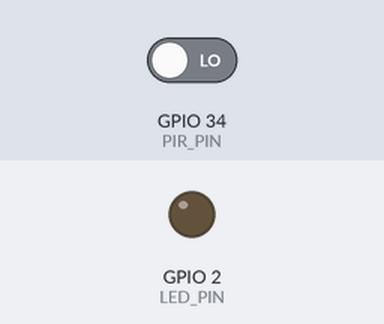
Recording of a sketch running on a simulated ESP32. Parts: output pins drawn as LEDs (lit = HIGH). Inputs (shaded band) come from the test bench; at power-on: GPIO 34 (PIR_PIN) LOW. WiFi joins after 1.5 s; servers stay silent unless stated; no MQTT or app messages arrive unless stated; what the sketch prints to the serial monitor is not drawn.

Above: at 2.7 s.
2.8 s: GPIO 34 (PIR_PIN) driven HIGH
At 6.3 s:
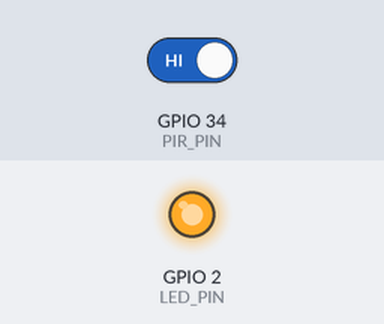
9.7 s: GPIO 34 (PIR_PIN) driven LOW
At 11.3 s:
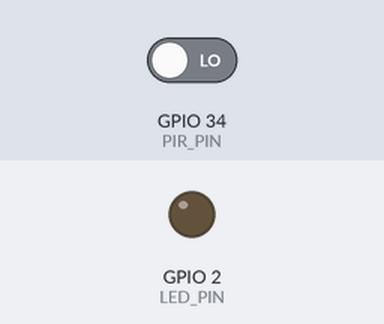
Timing chart, 0 to 12.8 s (numbered marks = the images above; inputs shaded):
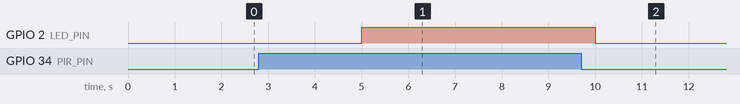

Measured:
- after the input at 2.8 s, GPIO 2 (LED_PIN): LOW → HIGH after 2.2 s
- after the input at 9.7 s, GPIO 2 (LED_PIN): HIGH → LOW after 0.30 s

The sketch:

ESP_PIR_Parada.ino
```cpp
#include <WiFi.h>
#include <PubSubClient.h>

// Pines
#define PIR_PIN 34   // Sensor PIR
#define LED_PIN 2    // LED

// Wi-Fi
const char* ssid = "Familia Monte";
const char* password = "Brasil@oi23";

// MQTT Broker
const char* mqtt_server = "192.168.100.43";
const int mqtt_port = 1883;
const char* mqtt_topic = "busStop/lightDetection";

WiFiClient espClient;
PubSubClient client(espClient);

const int busStopId = 4;

// Controle de tempo
unsigned long ultimoTeste = 0;
const unsigned long intervalo = 5000; // 15 segundos

void setup() {
  Serial.begin(115200);

  pinMode(PIR_PIN, INPUT);
  pinMode(LED_PIN, OUTPUT);

  conectarWiFi();

  client.setServer(mqtt_server, mqtt_port);

  Serial.println("Sensor PIR iniciado. Verificando a cada 15 segundos...");
}

void loop() {
  if (!client.connected()) {
    reconnectMQTT();
  }
  client.loop();

  unsigned long agora = millis();

  if (agora - ultimoTeste >= intervalo) {
    ultimoTeste = agora;

    int estadoPIR = digitalRead(PIR_PIN);
    bool detectado = (estadoPIR == HIGH);

    digitalWrite(LED_PIN, detectado ? HIGH : LOW);

    Serial.print("Movimento detectado? ");
    Serial.println(detectado ? "Sim - LED ON" : "Não - LED OFF");

    String mensagem = "{\"busStopId\": " + String(busStopId) + ", \"detection\": " + (detectado ? "true" : "false") + "}";
    client.publish(mqtt_topic, mensagem.c_str());
  }
}

void conectarWiFi() {
  Serial.println();
  Serial.print("Conectando ao Wi-Fi ");
  Serial.println(ssid);

  WiFi.begin(ssid, password);

  while (WiFi.status() != WL_CONNECTED) {
    delay(500);
    Serial.print(".");
  }

  Serial.println("");
  Serial.println("Wi-Fi conectado.");
  Serial.print("IP: ");
  Serial.println(WiFi.localIP());
}

void reconnectMQTT() {
  while (!client.connected()) {
    Serial.print("Conectando ao MQTT...");
    if (client.connect("ESP32_PIR")) {
      Serial.println("Conectado ao MQTT!");
    } else {
      Serial.print("Falhou, rc=");
      Serial.print(client.state());
      Serial.println(" Tentando novamente em 5 segundos...");
      delay(5000);
    }
  }
}
```
